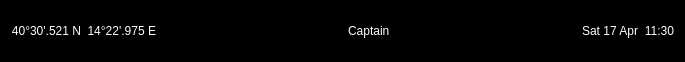
<?xml version="1.0" encoding="UTF-8"?>
<ui version="4.0">
 <class>TopBar</class>
 <widget class="QWidget" name="TopBar">
  <property name="geometry">
   <rect>
    <x>0</x>
    <y>0</y>
    <width>685</width>
    <height>62</height>
   </rect>
  </property>
  <property name="windowTitle">
   <string>Form</string>
  </property>
  <property name="styleSheet">
   <string notr="true">background-color: rgb(0, 0, 0);
color: rgb(250, 255, 255);</string>
  </property>
  <layout class="QGridLayout" name="gridLayout">
   <item row="0" column="0">
    <layout class="QHBoxLayout" name="horizontalLayout">
     <item>
      <widget class="QLabel" name="label_Lat">
       <property name="text">
        <string>40°30'.521 N</string>
       </property>
       <property name="textFormat">
        <enum>Qt::PlainText</enum>
       </property>
       <property name="alignment">
        <set>Qt::AlignRight|Qt::AlignTrailing|Qt::AlignVCenter</set>
       </property>
      </widget>
     </item>
     <item>
      <widget class="QLabel" name="label_Lon">
       <property name="text">
        <string>14°22'.975 E</string>
       </property>
       <property name="textFormat">
        <enum>Qt::PlainText</enum>
       </property>
       <property name="alignment">
        <set>Qt::AlignRight|Qt::AlignTrailing|Qt::AlignVCenter</set>
       </property>
      </widget>
     </item>
     <item>
      <spacer name="horizontalSpacer">
       <property name="orientation">
        <enum>Qt::Horizontal</enum>
       </property>
       <property name="sizeHint" stdset="0">
        <size>
         <width>40</width>
         <height>20</height>
        </size>
       </property>
      </spacer>
     </item>
     <item>
      <widget class="QLabel" name="label_Role">
       <property name="text">
        <string>Captain</string>
       </property>
      </widget>
     </item>
     <item>
      <spacer name="horizontalSpacer_2">
       <property name="orientation">
        <enum>Qt::Horizontal</enum>
       </property>
       <property name="sizeHint" stdset="0">
        <size>
         <width>40</width>
         <height>20</height>
        </size>
       </property>
      </spacer>
     </item>
     <item>
      <widget class="QLabel" name="label_Date">
       <property name="text">
        <string>Sat 17 Apr</string>
       </property>
      </widget>
     </item>
     <item>
      <widget class="QLabel" name="label_Time">
       <property name="text">
        <string>11:30</string>
       </property>
       <property name="alignment">
        <set>Qt::AlignRight|Qt::AlignTrailing|Qt::AlignVCenter</set>
       </property>
      </widget>
     </item>
    </layout>
   </item>
  </layout>
 </widget>
 <resources/>
 <connections/>
</ui>
